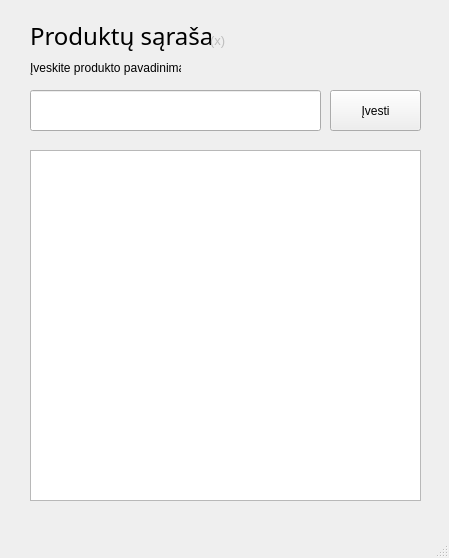
<?xml version="1.0" encoding="UTF-8"?>
<ui version="4.0">
 <class>MainWindow</class>
 <widget class="QMainWindow" name="MainWindow">
  <property name="geometry">
   <rect>
    <x>0</x>
    <y>0</y>
    <width>449</width>
    <height>558</height>
   </rect>
  </property>
  <property name="windowTitle">
   <string>Aplikacija</string>
  </property>
  <widget class="QWidget" name="centralwidget">
   <widget class="QLabel" name="label">
    <property name="geometry">
     <rect>
      <x>30</x>
      <y>20</y>
      <width>181</width>
      <height>31</height>
     </rect>
    </property>
    <property name="font">
     <font>
      <family>Impact</family>
      <pointsize>18</pointsize>
     </font>
    </property>
    <property name="text">
     <string>Produktų sąrašas</string>
    </property>
   </widget>
   <widget class="QLineEdit" name="pavadinimas">
    <property name="geometry">
     <rect>
      <x>30</x>
      <y>90</y>
      <width>291</width>
      <height>41</height>
     </rect>
    </property>
   </widget>
   <widget class="QLabel" name="label_2">
    <property name="geometry">
     <rect>
      <x>30</x>
      <y>60</y>
      <width>151</width>
      <height>16</height>
     </rect>
    </property>
    <property name="text">
     <string>Įveskite produkto pavadinimą</string>
    </property>
   </widget>
   <widget class="QPushButton" name="mygtukas">
    <property name="geometry">
     <rect>
      <x>330</x>
      <y>90</y>
      <width>91</width>
      <height>41</height>
     </rect>
    </property>
    <property name="text">
     <string>Įvesti</string>
    </property>
   </widget>
   <widget class="QLabel" name="kiekis">
    <property name="enabled">
     <bool>false</bool>
    </property>
    <property name="geometry">
     <rect>
      <x>210</x>
      <y>30</y>
      <width>31</width>
      <height>20</height>
     </rect>
    </property>
    <property name="font">
     <font>
      <pointsize>10</pointsize>
     </font>
    </property>
    <property name="text">
     <string>(x)</string>
    </property>
   </widget>
   <widget class="QListWidget" name="sarasas">
    <property name="geometry">
     <rect>
      <x>30</x>
      <y>150</y>
      <width>391</width>
      <height>351</height>
     </rect>
    </property>
   </widget>
  </widget>
  <widget class="QMenuBar" name="menubar">
   <property name="geometry">
    <rect>
     <x>0</x>
     <y>0</y>
     <width>449</width>
     <height>21</height>
    </rect>
   </property>
  </widget>
  <widget class="QStatusBar" name="statusbar"/>
 </widget>
 <resources/>
 <connections/>
</ui>
